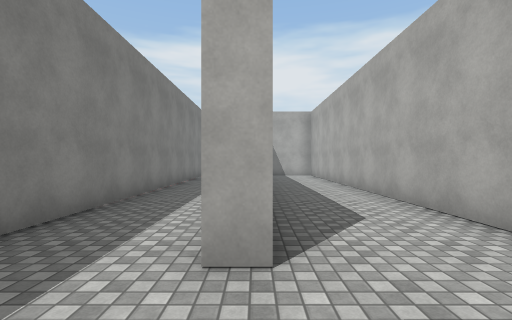
view 1 (above)

22 first-person views from a walk through a 3-D level made in the Unity game engine. The camera is 1.4 m above the floor, looks level and sees 85° across. The floor is counted in squares, 1.8 m on a side. Each view is taken from the middle of a square. On the plan, view 1 faces up. The plan holds only what a view shows up to about 10 squares ahead; the rest is blank. The place goes on beyond the plan. The player is left out. Door leaves are left out, so doorways stand open. Surface patterns are stand-ins for the level's own textures.

view 2
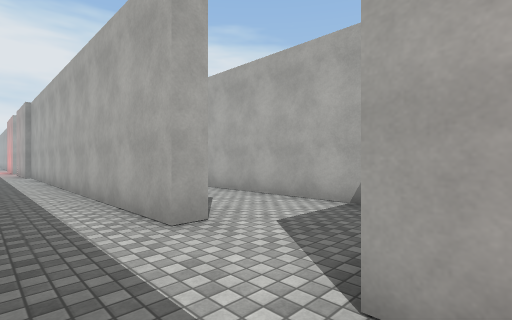

view 3
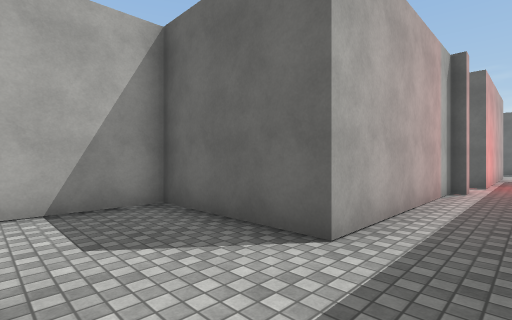

view 4
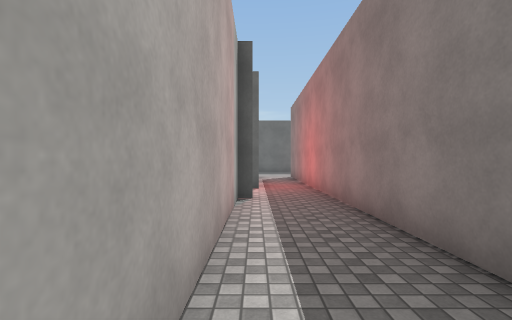

view 5
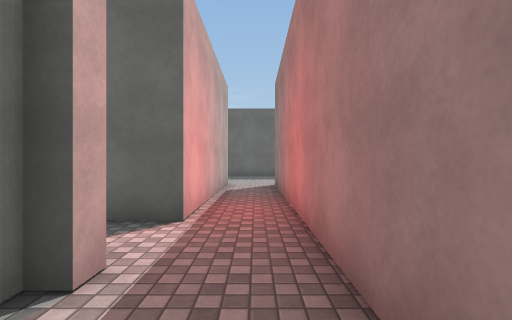

view 6
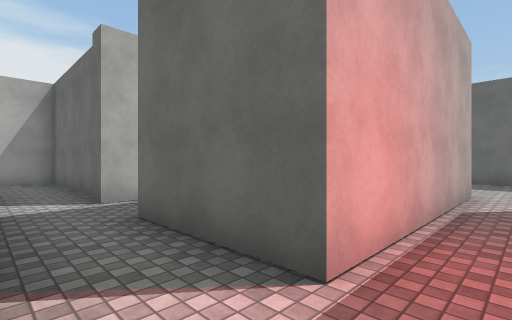

view 7
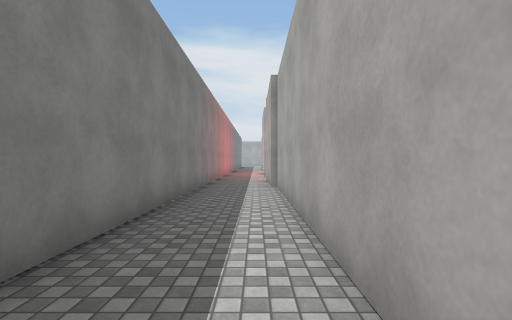

view 8
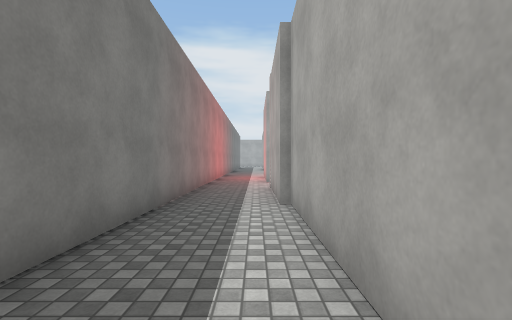

view 9
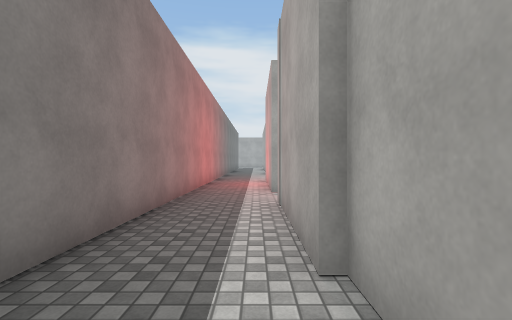

view 10
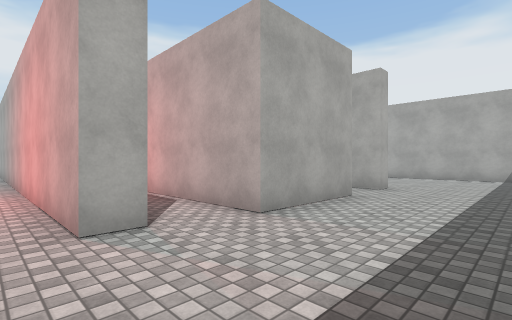

view 11
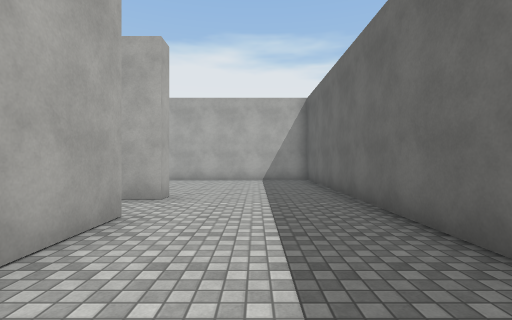

view 12
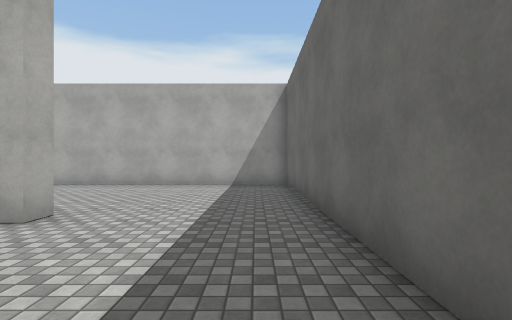

view 13
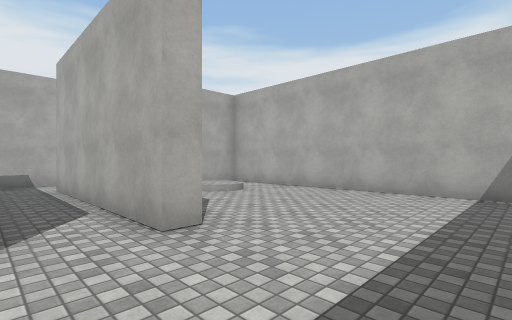

view 14
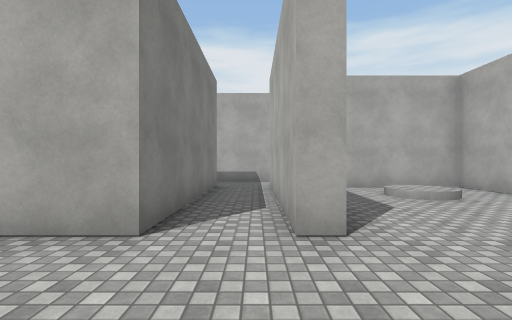

view 15
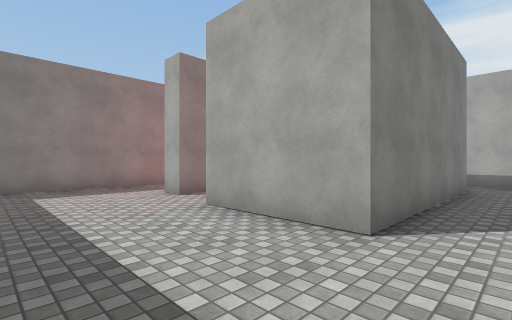

view 16
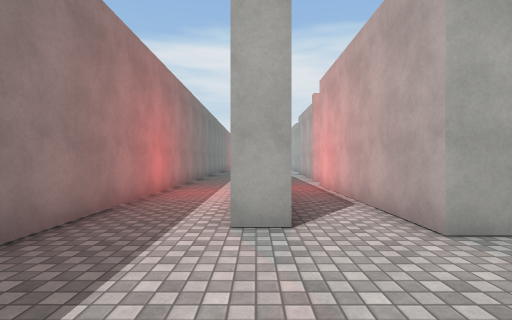

view 17
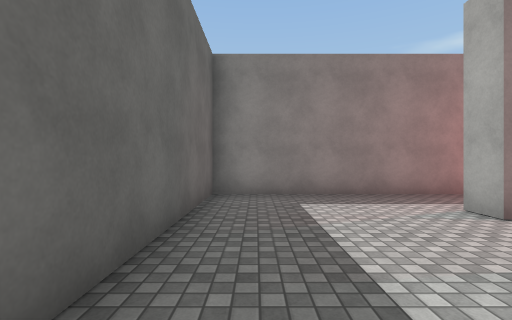

view 18
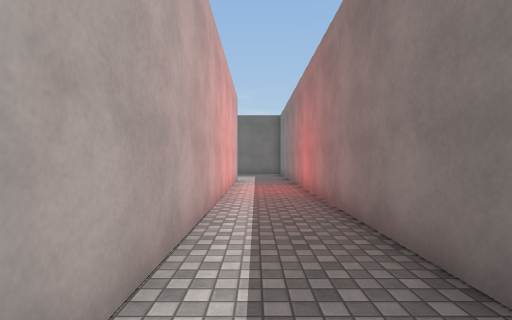

view 19
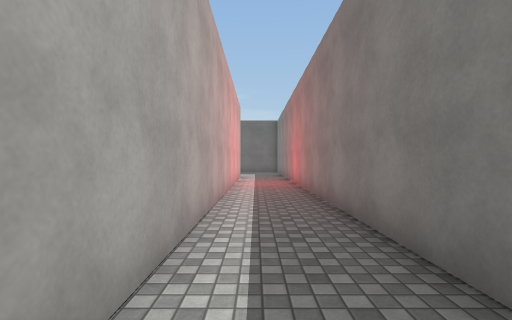

view 20
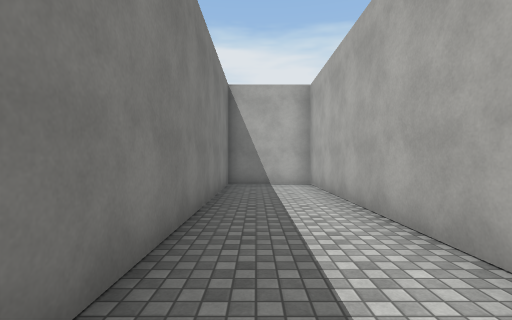

view 21
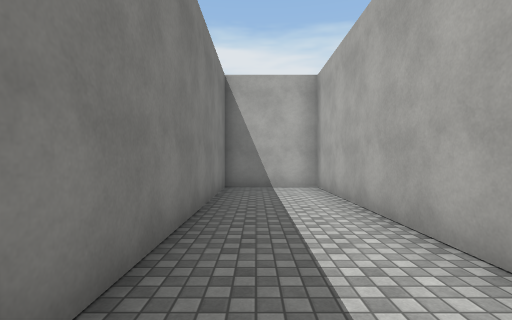

view 22
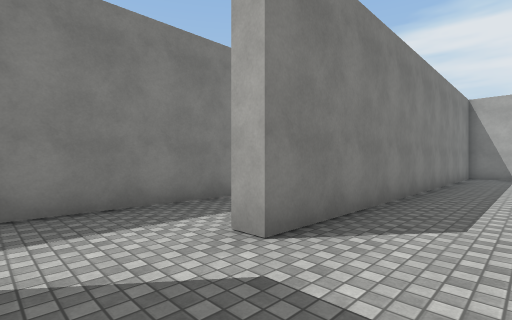

### Floor plan
Ten units are one square. View 1 is at (0, 0); x grows to the right and y downward. Boxes are objects, and circles mark ways between rooms. Rooms are numbered by the first view taken in them; rooms with no view inside come last. Other rooms are left out.
<svg viewBox="-58 -225 151 400">
<path fill="none" stroke="#000" d="M-26 16 -26 128M-6 -139 -6 -170M-6 58 -6 4 27 4 27 -139 1 -139 1 -20 -4 -20 -4 -139M-11 61 -11 56M-6 -188 -6 -212M-26 -220 -26 -1M-11 132 -11 75M-53 14 -53 170 85 170M-26 128 -33 128 -33 8M18 132 -11 132M40 132 34 132M88 170 88 81 55 81M38 60 15 60M34 132 34 75M-11 75 18 75 18 132"/>
<circle cx="-20" cy="130" r="3" fill="#2a7"/>
<circle cx="0" cy="70" r="3" fill="#2a7"/>
<circle cx="30" cy="140" r="3" fill="#2a7"/>
<text x="-10" y="-60">1</text>
<text x="-40" y="40">2</text>
<text x="30" y="90">3</text>
</svg>
Room 1 opens to room 2. Room 1 opens to room 3. Room 2 opens to room 3.

Where each view was taken, in squares from view 1:
view 1: 0 up, 0 right, facing up
view 2: 1 down, 2 left, facing up-right
view 3: 2 up, 2 left, facing down-right
view 4: 0 up, 1 left, facing down
view 5: 4 down, 2 left, facing down
view 6: 6 down, 2 left, facing down-right
view 7: 6 up, 1 left, facing up
view 8: 9 up, 1 left, facing up
view 9: 12 up, 1 left, facing up
view 10: 16 down, 4 left, facing up-right
view 11: 15 down, 2 left, facing right
view 12: 16 down, 0 right, facing right
view 13: 16 down, 2 right, facing up-right
view 14: 16 down, 3 right, facing up
view 15: 16 down, 3 right, facing up-left
view 16: 16 down, 3 left, facing up
view 17: 16 down, 1 right, facing left
view 18: 2 down, 4 left, facing down
view 19: 0 up, 4 left, facing down
view 20: 5 up, 1 right, facing up
view 21: 6 up, 1 right, facing up
view 22: 0 up, 2 right, facing up-left
